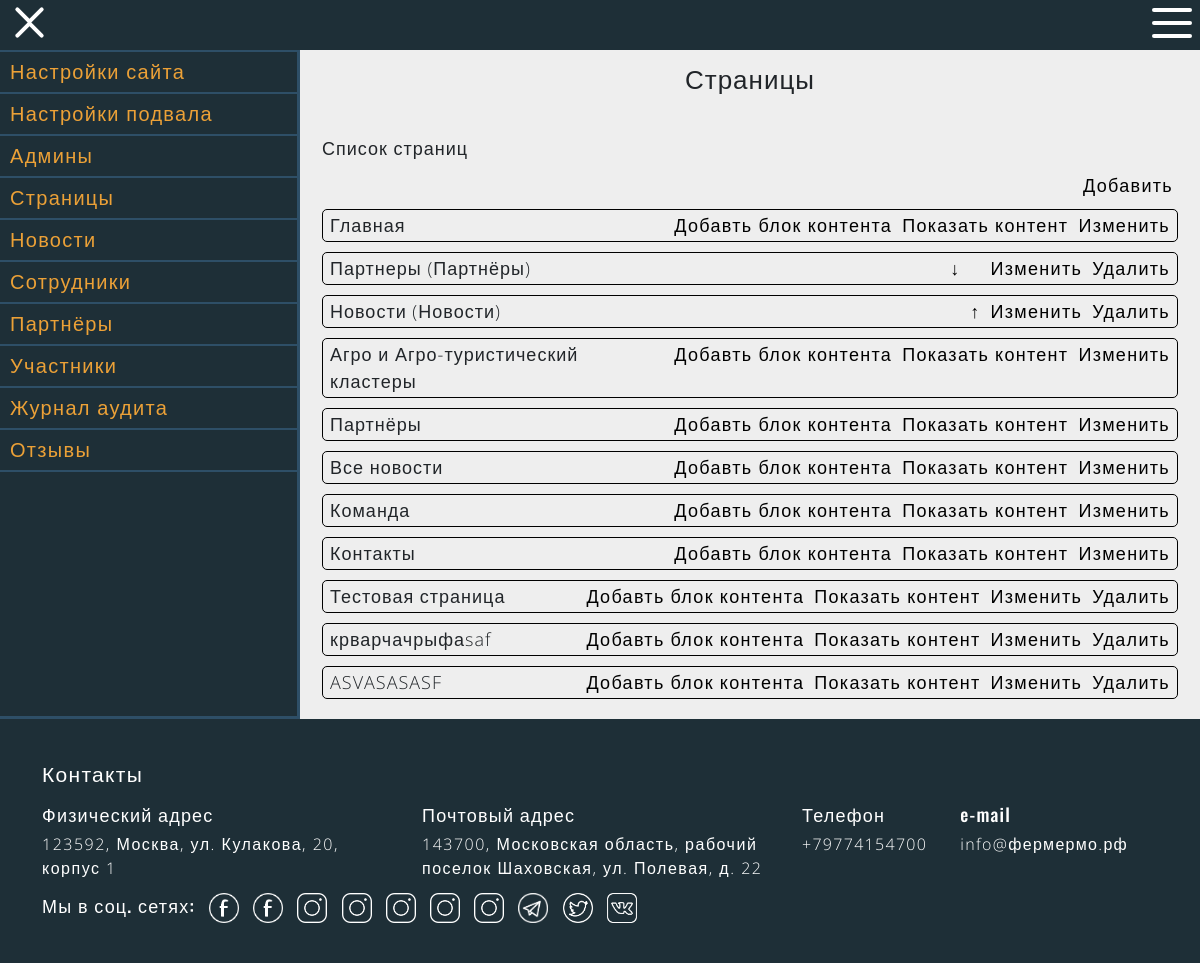
/admin-list-smartpage/1 (signed in), run on an earlier commit of the app's database.
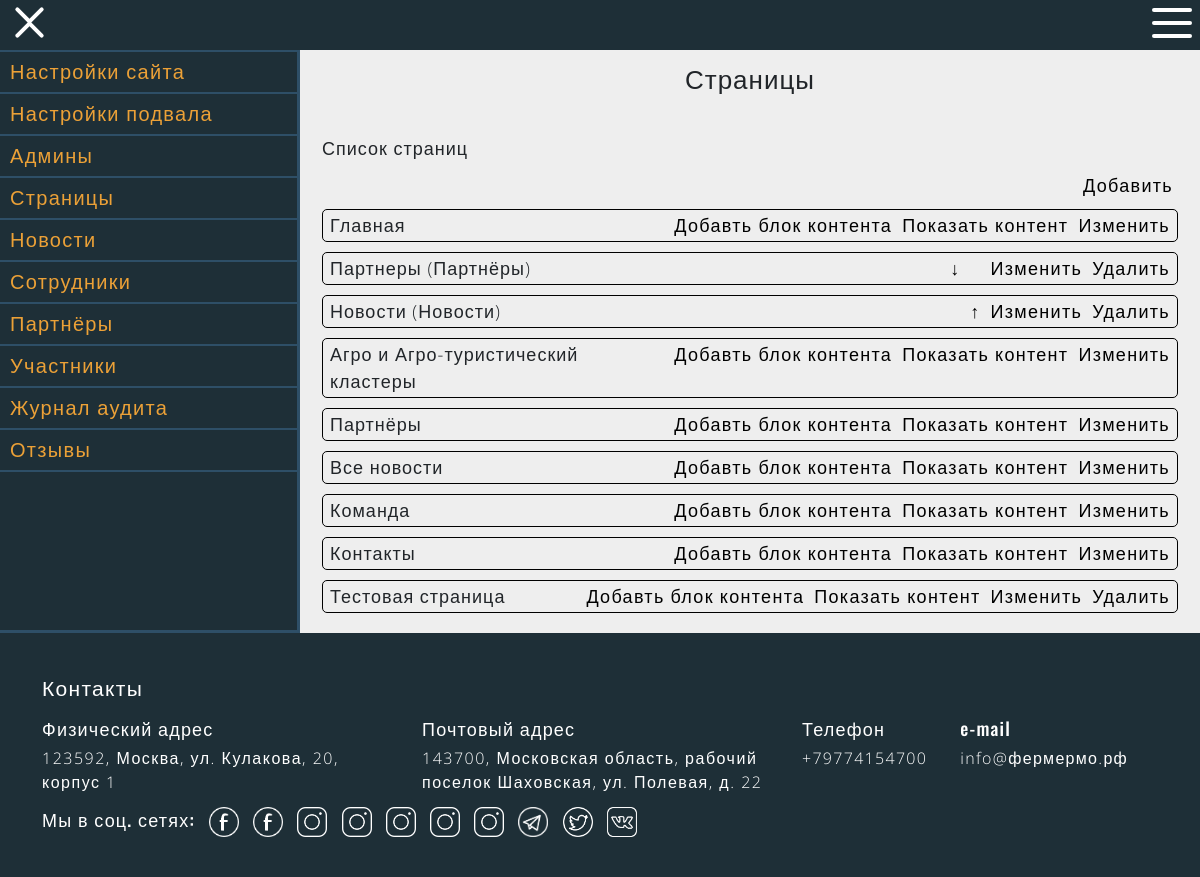
And on a later commit of the database.
### data/smartpage.py (models this page shows, shortened)
class Smartpage(SqlAlchemyBase, SerializerMixin):
    __tablename__ = 'smartpage'
    id = sqlalchemy.Column(sqlalchemy.Integer, primary_key=True, autoincrement=True)
    heading = sqlalchemy.Column(sqlalchemy.String, nullable=True)
    image = sqlalchemy.Column(sqlalchemy.String, nullable=True)
    link = sqlalchemy.Column(sqlalchemy.String, nullable=True)
    created_date = sqlalchemy.Column(sqlalchemy.DateTime, default=datetime.now())
    content = orm.relation('Content')
    author_id = sqlalchemy.Column(sqlalchemy.Integer, sqlalchemy.ForeignKey("user.id"))
    author = orm.relation('User')

### data/content.py (models this page shows, shortened)
class Content(SqlAlchemyBase, SerializerMixin):
    __tablename__ = 'content'
    id = sqlalchemy.Column(sqlalchemy.Integer, primary_key=True, autoincrement=True)
    position = sqlalchemy.Column(sqlalchemy.Integer, nullable=True)
    type = sqlalchemy.Column(sqlalchemy.String, nullable=True)
    image = sqlalchemy.Column(sqlalchemy.String, nullable=True)
    animation_type = sqlalchemy.Column(sqlalchemy.Integer, nullable=True)
    heading = sqlalchemy.Column(sqlalchemy.String, nullable=True)
    text = sqlalchemy.Column(sqlalchemy.String, nullable=True)
    tags = sqlalchemy.Column(sqlalchemy.String, nullable=True)
    display_type = sqlalchemy.Column(sqlalchemy.String, nullable=True)
    display_type_member = sqlalchemy.Column(sqlalchemy.String, nullable=True)
    created_date = sqlalchemy.Column(sqlalchemy.DateTime, default=datetime.now())
    author_id = sqlalchemy.Column(sqlalchemy.Integer, sqlalchemy.ForeignKey("user.id"))
    author = orm.relation('User')
    smartpage_id = sqlalchemy.Column(sqlalchemy.Integer, sqlalchemy.ForeignKey("smartpage.id"))
    smartpage = orm.relation('Smartpage')

### run.py (the view)
@application.route("/admin-list-smartpage/<int:page_id>")
@login_required
def admin_list_smartpage(page_id):
    if current_user.status > 0:
        clear_old_files(current_user.email, get_path())
        smartpagelist, contentdict = get_smartpage_list(), {}
        contentlist = get_content_list()
        for page in smartpagelist:
            for content in contentlist:
                if page["id"] == content["smartpage_id"]:
                    if page["id"] in contentdict:
                        contentdict[page["id"]].append(content)
                    else:
                        contentdict[page["id"]] = [content]
        return get_render_template('list/admin-list-smartpage.html', title='Страницы', smartpagelist=smartpagelist,
                               contentdict=contentdict, types={"News": "Новости", "Image": "Картинки", "Text": "Текст", "Partner": "Партнёры", "Map": "Карта", "Member": "Участники"},
                               page_id=page_id)
    return you_dont_have_permission()

### data/Inner/ContentInnerAPI.py (called while the page is built)
def get_content_list():
    session = db_session.create_session()
    contents = session.query(Content).order_by(Content.position).all()
    session.close()
    return [item.to_dict(
        only=('id', 'position', 'heading', 'type', 'image', 'animation_type', 'text', 'tags', 'author_id', 'smartpage_id', "display_type", "display_type_member"))
        for item in contents]

### data/Inner/SmartpageInnerAPI.py (called while the page is built)
def get_smartpage_list():
    session = db_session.create_session()
    smartpages = session.query(Smartpage).all()
    session.close()
    return [item.to_dict(only=('id', 'link', 'heading', 'image', 'created_date', 'author_id')) for item in smartpages]

### data/db_session.py (called while the page is built)
def create_session() -> Session:
    global __factory
    return __factory()

### run.py (called while the page is built)
def get_render_template(template, **kwargs):
    return render_template(template, special_params=get_special_params(), **kwargs)

def get_path(end=""):
    return f"tmp/{current_user.email}{end}"

def clear_old_files(key, path):
    admin_images[key] = []
    delete_folder(path)

@login_manager.user_loader
def load_user(user_id):
    session = db_session.create_session()
    a = session.query(User).get(user_id)
    session.close()
    return a

def delete_folder(folder_name, path=application.config['UPLOAD_FOLDER']):
    if os.path.exists(path+folder_name):
        for filename in os.listdir(path + folder_name):
            if os.path.isdir(f"{path}{folder_name}/{filename}"):
                delete_folder(f"{folder_name}/{filename}")
            else:
                os.remove(f"{path}{folder_name}/{filename}")
        os.rmdir(path+folder_name)

def get_special_params():
    global load_new_footer_params, load_new_params, load_seo_params
    if load_new_footer_params:
        load_new_footer_params = False
        set_footer_params()
    if load_new_params:
        load_new_params = False
        set_other_params()
    if load_seo_params:
        load_seo_params = False
        set_seo_params()
    local_special_params = special_params.copy()
    local_special_params["is_admin"] = not current_user.is_anonymous
    return local_special_params

### templates/list/admin-list-smartpage.html (shortened to what this page needs)
{% extends "admin-panel.html" %}
{% block adminblock %}
<p class="settings-title">{{title}}</p>
<div class="settings">
    <p>Список страниц</p>
    <div class="settings-add">
        <a class="settings-element-add" href="/admin-create-smartpage">Добавить</a>
    </div>
    {% for page in smartpagelist %}
    <div class="settings-element">
        <p class="settings-element-title">{{page['heading']}}</p>
        <a class="settings-element-edit" href="/admin-create-content/{{page['id']}}">Добавть блок контента</a>
        <a class="settings-element-edit" name=contentPage{{page['id']}}>Показать контент</a>
        <a class="settings-element-edit" href="/admin-edit-smartpage/{{page['id']}}">Изменить</a>
        {% if page["id"] > 6 %}
        <a class="settings-element-delete" href="/admin-delete-smartpage/{{page['id']}}">Удалить</a>
        {% endif %}
    </div>
    {% if page['id'] == page_id %}
    <div id=contentPage{{page['id']}} class="content-of-page visible">
    {% else %}
    <div id=contentPage{{page['id']}} class="content-of-page">
    {% endif %}
        {% for content in contentdict[page['id']] %}
        <div class="settings-element manifesting" style="animation-delay: {{loop.index/10}}s;">
            <p class="settings-element-title">{{content['heading']}} ({{types[content['type']]}})</p>
            {% if content != contentdict[page['id']][-1] %}
            <a class="settings-element-move" href="/admin-edit-content-move-down/{{content['id']}}">↓</a>
            {% endif %}
            {% if content != contentdict[page['id']][0] %}
            <a class="settings-element-move" href="/admin-edit-content-move-up/{{content['id']}}">↑</a>
            {% else %}
            <p class="settings-element-move-empty"></p>
            {% endif %}
            <a class="settings-element-edit" href="/admin-edit-content/{{content['id']}}">Изменить</a>
            <a class="settings-element-delete" href="/admin-delete-content/{{content['id']}}">Удалить</a>
        </div>
        {% endfor %}
    </div>
    {% endfor %}
</div>
{% endblock %}

### templates/admin-panel.html (shortened to what this page needs)
{% extends "main.html" %}
{% block head %}
<link href="/static/css/admin-panel.css" rel="stylesheet">
{% endblock %}
{% block header %}
<div id="nav-icon1" class="open left-burger">
    <span></span>
    <span></span>
    <span></span>
    <span></span>
</div>
{% endblock %}
{% block pageblock %}
<div class="admin-nav-block">
    <a name="SeoSettings" class="admin-nav" href="/admin-seo-settings">
        <div>Настройки сайта</div>
    </a>
    <a name="FooterSettings" class="admin-nav" href="/admin-footer-settings">
        <div>Настройки подвала</div>
    </a>
    <a name="Admins" class="admin-nav" href="/admin-list-admin">
        <div>Админы</div>
    </a>
    <a name="SmartPages" class="admin-nav" href="/admin-list-smartpage/0">
        <div>Страницы</div>
    </a>
    <a name="News" class="admin-nav" href="/admin-list-news">
        <div>Новости</div>
    </a>
    <a name="Workers" class="admin-nav" href="/admin-list-worker">
        <div>Сотрудники</div>
    </a>
    <a name="Partners" class="admin-nav" href="/admin-list-partner">
        <div>Партнёры</div>
    </a>
    <a name="Member" class="admin-nav" href="/admin-list-member">
        <div>Участники</div>
    </a>
    <a name="Auditlogs" class="admin-nav" href="/admin-list-auditlog">
        <div>Журнал аудита</div>
    </a>
    <a name="Feedbacks" class="admin-nav" href="/admin-list-feedback">
        <div>Отзывы</div>
    </a>
</div>
<div class="admin-settings-block">
    <div class="admin-settings">
        <div class="container">
            {% block adminblock %}{% endblock %}
        </div>
    </div>
</div>
{% endblock %}

### templates/main.html (shortened to what this page needs)
<!DOCTYPE html>
<html lang="ru">
<head>
    <link href="/static/css/bootstrap.min.css" rel="stylesheet">
    <link href="/static/css/style.css" rel="stylesheet">
    {% block head %}{% endblock %}
</head>
<body>
<header>
    {% block header %}{% endblock %}
    <div id="nav-icon2">
        <span></span>
        <span></span>
        <span></span>
        <span></span>
        <span></span>
        <span></span>
    </div>
</header>
<div class="main-block">
    {% block pageblock %}{% endblock %}
</div>
<footer>
    <div class="container">
        <div class="row">
            <div class="col-12">
                <p class="footer-header">Контакты</p>
            </div>
            <div class="col-sm-6 col-md-4 col-xl-4">
                <p class="footer-title">Физический адрес</p>
                <p>{{special_params["address"][0]["place"]}}</p>
            </div>
            <div class="col-sm-6 col-md-5 col-xl-4">
                <p class="footer-title">Почтовый адрес</p>
                <p>{{special_params["address"][1]["place"]}}</p>
            </div>
            <div class="col-sm-12 col-md-3 col-xl-4">
                <div class="row">
                    {% for phone in special_params["numbers"] %}
                    <div class="col-md-12 col-xl-5">
                        <p class="footer-title">Телефон</p>
                        <a href="tel:{{phone['number']}}">{{phone['number']}}</a>
                    </div>
                    {% endfor %}
                    {% for email in special_params["emails"] %}
                    <div class="col-md-12 col-xl-7">
                        <p class="footer-title">e-mail</p>
                        <a href="mailto:{{email['email_address']}}">{{email['email_address']}}</a>
                    </div>
                    {% endfor %}
                </div>
            </div>
            <div class="col-12">
                <div class="social">
                    <p class="footer-title">Мы в соц. сетях:</p>
                    {% for socialmedia in special_params["socials"] %}
                    <a href="{{socialmedia['link']}}" target="_blank"><img
                            src="/static/img/{{socialmedia['icon_type']}}" alt="facebook"></a>
                    {% endfor %}
                </div>
            </div>
        </div>
    </div>
</footer>
</body>
</html>

### static/css/style.css (style rules this page uses)
*, *::before, *::after { margin: 0; padding: 0; }
body { padding-top: 50px; min-height: 100vh; background: #f4f4f4; display: flex; flex-direction: column; }
div.visible { display: block; }
p { font-family: 'Open Sans', sans-serif; font-weight: 300; }
a { font-family: 'Open Sans', sans-serif; font-weight: 300; color: inherit; text-decoration: none; letter-spacing: 1.3px; }
header { position: fixed; width: 100%; top: 0; left: 0; z-index: 20; height: 50px; background: #1e2f37; display: flex; justify-content: flex-end; }
.main-block { flex: 1 0 auto; position: relative; }
footer { padding: 30px 0; flex: 0 0; background: #1e2f37; color: white; }
footer p { margin-bottom: 4px; letter-spacing: 1.5px; }
.footer-header { margin-top: 0.5rem; font-family: 'Oswald', sans-serif; font-weight: 500; font-size: 21px; letter-spacing: 1.3px; }
.footer-title { margin-top: 0.5rem; font-family: 'Oswald', sans-serif; font-weight: 500; font-size: 18px; letter-spacing: 1.2px; }
.social { display: inline-block; }
.social * { display: inline-block; }
.social a { margin: 10px; margin-right: 0; margin-top: 0; }
.social img { height: 30px; }
#nav-icon2 { width: 40px; height: 37px; position: relative; margin: 8px; -webkit-transform: rotate(0deg); -moz-transform: rotate(0deg); -o-transform: rotate(0deg); transform: rotate(0deg); -webkit-transition: .5s ease-in-out; -moz-transition: .5s ease-in-out; -o-transition: .5s ease-in-out; transition: .5s ease-in-out; cursor: pointer; }
#nav-icon2 span { display: block; position: absolute; height: 4px; width: 50%; background: white; opacity: 1; -webkit-transform: rotate(0deg); -moz-transform: rotate(0deg); -o-transform: rotate(0deg); transform: rotate(0deg); -webkit-transition: .25s ease-in-out; -moz-transition: .25s ease-in-out; -o-transition: .25s ease-in-out; transition: .25s ease-in-out; }
#nav-icon2 span:nth-child(even) { left: 50%; border-radius: 0 4px 4px 0; }
#nav-icon2 span:nth-child(odd) { left:0px; border-radius: 4px 0 0 4px; }
#nav-icon2 span:nth-child(1), #nav-icon2 span:nth-child(2) { top: 0px; }
#nav-icon2 span:nth-child(3), #nav-icon2 span:nth-child(4) { top: 13px; }
#nav-icon2 span:nth-child(5), #nav-icon2 span:nth-child(6) { top: 26px; }

What changed in the data, as far as the page shows it:
removed Smartpage: heading "крварчачрыфаsaf"
removed Smartpage: heading "ASVASASASF"
